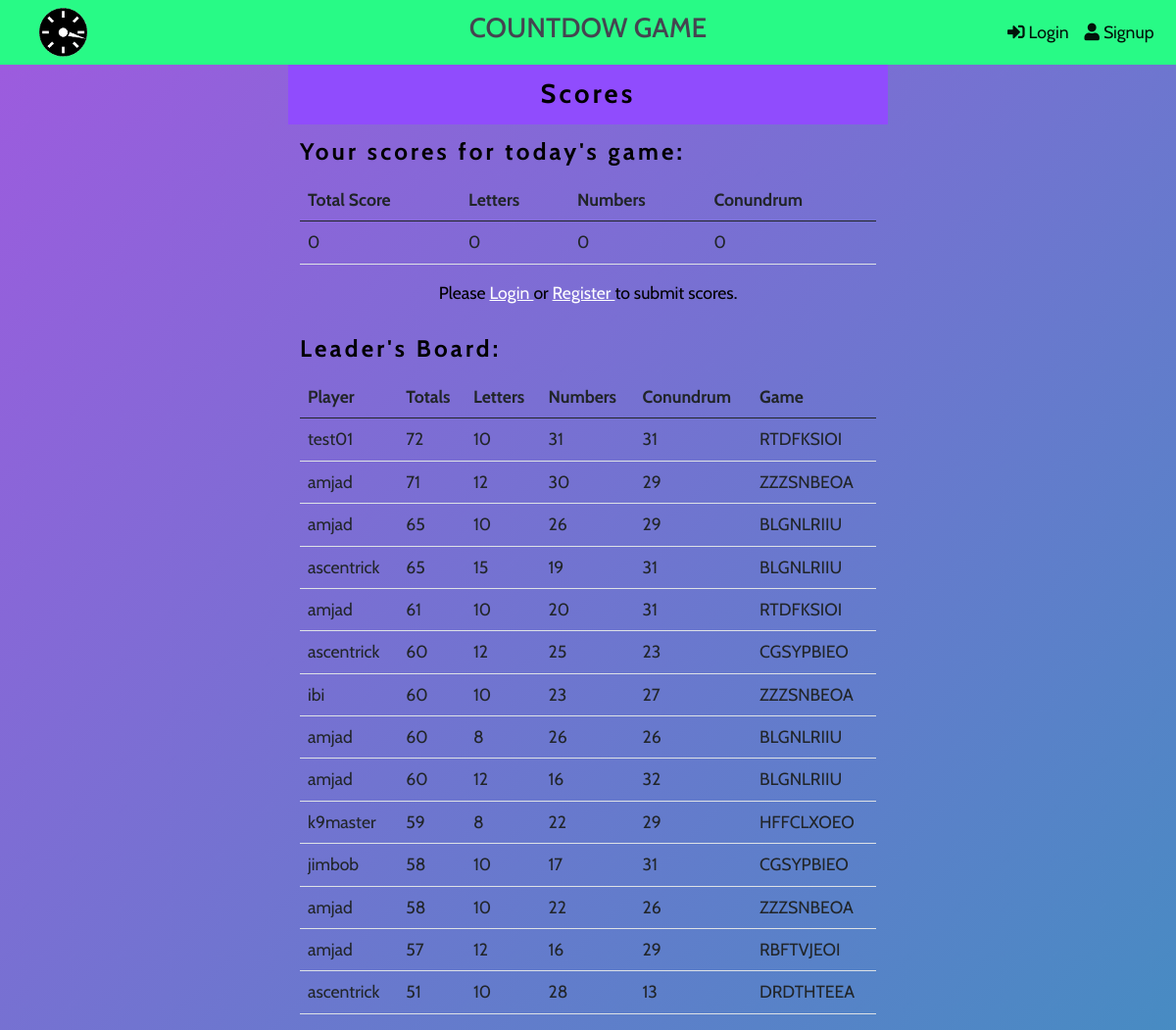
The app's page /daily_game/results/ with its own data.
### daily_game/models.py (models this page shows, shortened)
class Plays(models.Model):
    game = models.ForeignKey(Daily_Game, related_name="game_played", on_delete=models.CASCADE, null=True)
    player = models.ForeignKey(User, related_name="player", on_delete=models.CASCADE, null=True)
    score_letters = models.IntegerField(null=True)
    score_numbers = models.IntegerField(null=True)
    score_conundrum = models.IntegerField(null=True)
    score_total = models.IntegerField(null=True)
    class Meta:
            verbose_name_plural = "plays"

class Daily_Game(models.Model):
    letters = models.CharField(max_length=9)
    numbers = models.CharField(max_length=20)
    num_target = models.IntegerField(default=150)
    conundrum = models.CharField(max_length=9)
    date = models.DateField(auto_now_add=True)
    def __str__(self):
        return self.letters

### daily_game/views.py (the view)
# urls.py: path('results/', views.results_view, name="results"),
def results_view(request):
    game_today = Daily_Game.objects.get(date=datetime.date.today())
    game_played = game_today
    player = request.user
    game_scores = Plays.objects.filter(game=game_played)
    if game_today:
        if request.method == "POST":
            score_letters = request.POST["letScore"]
            score_numbers = request.POST["numScore"]
            score_conundrum = request.POST["conScore"]
            score_total = request.POST["total"]
            new_scores = Plays(
                game=game_played,
                player=player,
                score_letters=int(score_letters),
                score_numbers=int(score_numbers),
                score_conundrum=int(score_conundrum),
                score_total=int(score_total)
            )
            new_scores.save()
    scores = Plays.objects.all().order_by('-score_total')
    context = {'scores' : scores }
    return render(request, 'daily_game/results.html' , context)

### daily_game/context_processors.py (called while the page is built)
def get_game_context(request):
  try:
      date_today = datetime.date.today()
      this_game = Daily_Game.objects.get(date = date_today)
      game_id = this_game.id
      my_letters = this_game.letters
      my_numbers = this_game.numbers
      target   = this_game.num_target
      conundrum  = this_game.conundrum
  except Daily_Game.DoesNotExist:
      my_letters, my_numbers, target, conundrum = generate_game()
      daily_game_obj = Daily_Game.objects.create(letters=my_letters, numbers=my_numbers, num_target=target, conundrum=conundrum)
      daily_game_obj.save()
  game_context = { 'my_letters' : my_letters ,  'my_numbers': my_numbers, 'target': target, 'conundrum': conundrum }
  return game_context

### daily_game/templates/daily_game/results.html (shortened to what this page needs)
{% extends "base_cd.html" %}
{% load static %}
{% block content %}
<div style="min-height: 100vh;">
    <div class="row">
        <div class="col-md-6 offset-md-3 game-heading-wrapper">
            <div class="game-heading"> Scores  </div>
        </div>
    </div>
    <div class="row">
        <div class="col-md-6 offset-md-3">
            <div class="table-responsive">
                <div class="game-sub-heading"> Your scores for today's game: </div>
                <table class="table">
                    <thead>
                        <tr>
                            <th>    Total Score </th>
                            <th>    Letters     </th>
                            <th>    Numbers     </th>
                            <th>    Conundrum   </th>
                        </tr>
                    </thead>
                    <tbody>
                        <tr>
                            <td id="total-score"></td>
                            <td id="let-score"></td>
                            <td id="num-score"></td>
                            <td id="con-score"></td>
                        </tr>
                    </tbody>
                </table>
            </div>
        </div>
    </div>
    <div class="row">
        <div class="col-md-6 offset-md-3">
            <div style="text-align: center;">
                {% if user.is_authenticated %}
                <script>
                    submitted = sessionStorage.getItem('submited')
                    if (submitted == 'true') {  document.getElementById('submit-btn').innerHTML =
                            "<h5 style='color:#fff; '>SCORE UPDATED - THANKS FOR PLAYING </h5>"}
                    else
                        {   document.getElementById('submit-btn').innerHTML =
                            "<button class='btnControl2' type='button' id='btnsubmit' onclick='return submitScores()'> SUBMIT SCORES </button>" }
                </script>
                {% else %}
                    <p> Please <a href="{% url 'registration:login'   %}?next={{request.path}}" aria-label="Login" class="link-txt"> Login </a> or
                        <a href="{% url 'registration:signup' %}?next={{request.path}}"  aria-label="signup" class="link-txt"> Register </a> to submit scores.</p>
                {% endif %}
            </div>
        </div>
    </div>
    <div class="row row-wrapper">
        <div class="col-md-6 offset-md-3 justify-content-center">
            <div class=" game-sub-heading"> Leader's Board: </div>
            <div class="table-responsive">
                <table class="table">
                    <thead>
                        <tr>
                            <th>Player   </th>
                            <th>Totals   </th>
                            <th>Letters  </th>
                            <th>Numbers  </th>
                            <th>Conundrum</th>
                            <th>Game     </th>
                        </tr>
                    </thead>
                    <tbody>
                        {% for i in scores %}
                        <tr>
                            <td>{{i.player}}</td>
                            <td>{{i.score_total}}</td>
                            <td>{{i.score_letters}}</td>
                            <td>{{i.score_numbers}}</td>
                            <td>{{i.score_conundrum}}</td>
                            <td>{{i.game}}</td>
                        </tr>
                        {% endfor %}
                    </tbody>
                </table>
            </div>
        </div>
    </div>
</div>
{% endblock  %}

### static/css/main_cd.css (style rules this page uses)
html { scroll-behavior: smooth; height: 100%; }
body { font-family: 'Cabin', sans-serif; color: black; margin: 0px; padding:0px; height: 100%; font-size: 1.1rem; }
.anim { background: linear-gradient(-45deg, rgb(42, 156, 185), rgb(159, 90, 223), rgb(42, 156, 185), rgb(159, 90, 223) ); background-size: 400% 400%; animation: gradient 15s ease infinite; height: 100%; }
.game-heading-wrapper { background-color: rgb(144, 76, 253); display: flex; flex-direction: row; justify-content: center; padding:10px }
.game-heading { font-size: 1.7rem; letter-spacing: 0.2rem; font-weight: bold; }
.game-sub-heading { font-size: 1.5rem; letter-spacing: 0.2rem; font-weight: bold; margin:10px 0; }
.link-txt { color: rgb(255, 255, 255); }

### records on screen
Plays: player "test01", score_total "72", score_letters "10", score_numbers "31", score_conundrum "31", game "RTDFKSIOI"
Plays: player "amjad", score_total "71", score_letters "12", score_numbers "30", score_conundrum "29", game "ZZZSNBEOA"
Plays: player "amjad", score_total "65", score_letters "10", score_numbers "26", score_conundrum "29", game "BLGNLRIIU"
Plays: player "ascentrick", score_total "65", score_letters "15", score_numbers "19", score_conundrum "31", game "BLGNLRIIU"
Plays: player "amjad", score_total "61", score_letters "10", score_numbers "20", score_conundrum "31", game "RTDFKSIOI"
Plays: player "ascentrick", score_total "60", score_letters "12", score_numbers "25", score_conundrum "23", game "CGSYPBIEO"
Plays: player "ibi", score_total "60", score_letters "10", score_numbers "23", score_conundrum "27", game "ZZZSNBEOA"
Plays: player "amjad", score_total "60", score_letters "8", score_numbers "26", score_conundrum "26", game "BLGNLRIIU"
Plays: player "amjad", score_total "60", score_letters "12", score_numbers "16", score_conundrum "32", game "BLGNLRIIU"
Plays: player "k9master", score_total "59", score_letters "8", score_numbers "22", score_conundrum "29", game "HFFCLXOEO"
Plays: player "jimbob", score_total "58", score_letters "10", score_numbers "17", score_conundrum "31", game "CGSYPBIEO"
Plays: player "amjad", score_total "58", score_letters "10", score_numbers "22", score_conundrum "26", game "ZZZSNBEOA"
Plays: player "amjad", score_total "57", score_letters "12", score_numbers "16", score_conundrum "29", game "RBFTVJEOI"
Plays: player "ascentrick", score_total "51", score_letters "10", score_numbers "28", score_conundrum "13", game "DRDTHTEEA"
